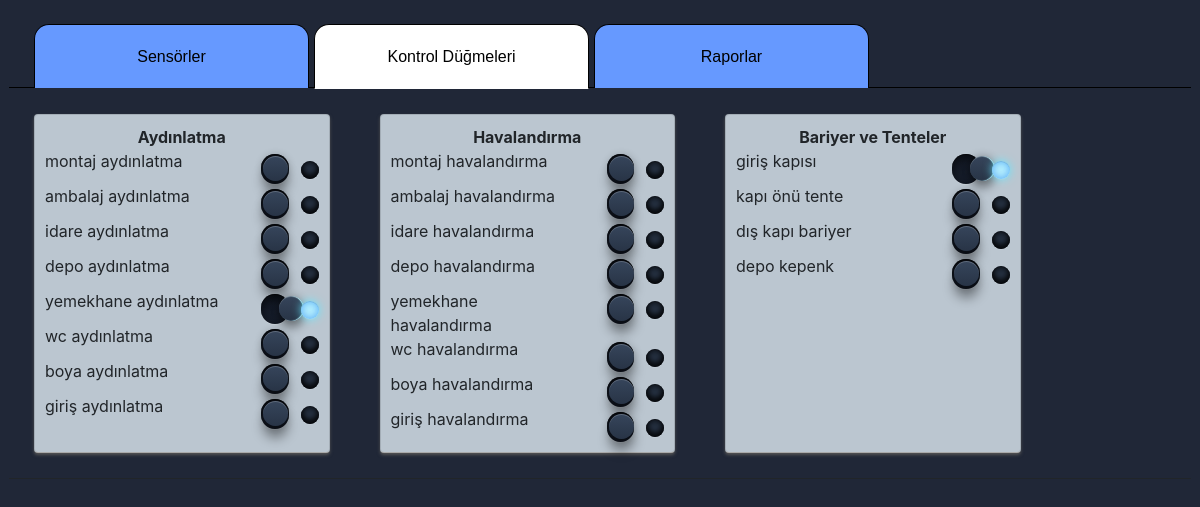
The app's page /control.php with its own data.
### tables this page shows
CREATE TABLE `demirbas_tipi` (
  `id` int(11) NOT NULL,
  `isim` varchar(100) NOT NULL,
  `tipteki_demirbas_sayisi` int(11) NOT NULL
);

CREATE TABLE `demirbas` (
  `id` int(11) NOT NULL,
  `isim` varchar(100) NOT NULL,
  `acik_kapali` tinyint(1) NOT NULL,
  `konum` int(11) NOT NULL,
  `demirbas_tipi` int(11) NOT NULL
);

### control.php (the view, shortened to what this page needs)
<html>
	<head>
		<link rel="stylesheet" type="text/css" href="https://stackpath.bootstrapcdn.com/bootstrap/4.1.1/css/bootstrap.min.css" />
	</head>
	<body>
		<div class="row">
			<div id="navbar">
				<div id="holder">
					<ul>
						<li><a href="/index.php">Sensörler</a></li>
						<li><a href="/control.php"  id="onlink">Kontrol Düğmeleri</a></li>
						<li><a href="/reports.php">Raporlar</a></li>
					</ul>
				</div>
			</div>
		</div>
		<div class="row" style="border-bottom:1px solid">
			<?php
				$mysqli = new mysqli("localhost", "root", "", "fabrika_yonetim");
				if ($mysqli->connect_errno) {
				    printf("Connect failed: %s\n", $mysqli->connect_error);
				    exit();
				} else {
					$mysqli->query("SET NAMES UTF8");
				}
				$query = "SELECT id,isim FROM demirbas_tipi";
				if ($result = $mysqli->query($query)) {
				    while ($row = $result->fetch_assoc()) { ?>
			<div class="card col-md-3" z-default="10" z-hover="30" style="display: block; margin: 25px; transition: box-shadow 0.15s; border-bottom: 1px solid rgb(170, 170, 170); padding: 10px; box-shadow: rgb(85, 85, 85) 0px 2px 3.33333px; background:#bbc6d0">
				<center><b><?php printf ("%s", $row["isim"]) ?></b></center>
				<div class="switches" >
					<?php $query = "SELECT id,isim,acik_kapali FROM demirbas WHERE demirbas_tipi ='".$row['id']."'";
						if ($demirbasResult = $mysqli->query($query)) {
						    while ($demirbas = $demirbasResult->fetch_assoc()) { ?>
					<div class="row" style="margin-right:0px">
						<div class="col-md-9" >
							<?php printf ("%s", $demirbas["isim"]) ?>
						</div>
						<div class="switch col-md-3">
							<input type="checkbox" <?php if($demirbas["acik_kapali"]) { echo 'checked'; } ?> demirbas-id="<?php printf ("%s", $demirbas["id"]) ?>" name="<?php printf ("%s", $demirbas["isim"]) ?>" onchange="toggleCheckbox(this)">
							<label for="toggle"><i></i></label>
							<span></span>
						</div>
					</div>
					<?php }} ?>
				</div>
			</div>
			<?php
				}
				}
				?>
		</div>
	</body>
</html>

### control.php (style rules this page uses)
body { margin:2%; background: #202737; }
#navbar { width:100%; }
#navbar #holder { height:64px; border-bottom:1px solid #000; width:100%; padding-left:25px; }
#navbar #holder ul { list-style:none; margin:0; padding:0; }
#navbar #holder ul li a { text-decoration:none; float:left; margin-right:5px; line-height:23px; font-family:"Arial Black", Gadget, sans-serif; color:#000; border:1px solid #000; border-bottom:none; padding:20px; width:275px; text-align:center; display:block; background:#69F; -moz-border-radius-topleft:15px; -moz-border-radius-topright:15px; -webkit-border-top-left-radius:15px; -webkit-border-top-right-radius:15px; }
#holder ul li a#onlink { background:#FFF; color:#000; border-bottom:1px solid #FFF; }
.switch { width: 120px; height: 30px; position: relative; margin-top: 5px; }
.switch label { display: block; width: 65%; height: 100%; position: relative; background: #1F2736; background: linear-gradient(#121823, #161d2b); border-radius: 30px 30px 30px 30px; box-shadow: inset 0 3px 8px 1px rgba(0,0,0,0.5), inset 0 1px 0 rgba(0,0,0,0.5), 0 1px 0 rgba(255,255,255,0.2); -webkit-transition: all .5s ease; transition: all .5s ease; }
.switch input ~ label i { display: block; height: 25px; width: 25px; position: absolute; left: 2px; top: 2px; z-index: 2; border-radius: inherit; background: #283446; background: linear-gradient(#36455b, #283446); box-shadow: inset 0 1px 0 rgba(255,255,255,0.2), 0 0 8px rgba(0,0,0,0.3), 0 12px 12px rgba(0,0,0,0.4); -webkit-transition: all .5s ease; transition: all .5s ease; }
.switch label + span { content: ""; display: inline-block; position: absolute; right: 0px; top: 7px; width: 18px; height: 18px; border-radius: 10px; background: #283446; background: gradient-gradient(#36455b, #283446); box-shadow: inset 0 1px 0 rgba(0,0,0,0.2), 0 1px 0 rgba(255,255,255,0.1), 0 0 10px rgba(185,231,253,0), inset 0 0 8px rgba(0,0,0,0.9), inset 0 -2px 5px rgba(0,0,0,0.3), inset 0 -5px 5px rgba(0,0,0,0.5); -webkit-transition: all .5s ease; transition: all .5s ease; z-index: 2; }
.switch input:checked ~ label + span { content: ""; display: inline-block; position: absolute; width: 18px; height: 18px; border-radius: 10px; -webkit-transition: all .5s ease; transition: all .5s ease; z-index: 2; background: #b9f3fe; background: gradient-gradient(#ffffff, #77a1b9); box-shadow: inset 0 1px 0 rgba(0,0,0,0.1), 0 1px 0 rgba(255,255,255,0.1), 0 0 10px rgba(100,231,253,1), inset 0 0 8px rgba( 61,157,247,0.8), inset 0 -2px 5px rgba(185,231,253,0.3), inset 0 -3px 8px rgba(185,231,253,0.5); }
.switch input:checked ~ label i { left: auto; left: 63%; box-shadow: inset 0 1px 0 rgba(255,255,255,0.2), 0 0 8px rgba(0,0,0,0.3), 0 8px 8px rgba(0,0,0,0.3), inset -1px 0 1px #b9f3fe; -webkit-transition: all .5s ease; transition: all .5s ease; }

### records on screen
demirbas_tipi: isim "Aydınlatma"
demirbas: isim "montaj aydınlatma"
demirbas: isim "ambalaj aydınlatma"
demirbas: isim "idare aydınlatma"
demirbas: isim "depo aydınlatma"
demirbas: isim "yemekhane aydınlatma"
demirbas: isim "wc aydınlatma"
demirbas: isim "boya aydınlatma"
demirbas: isim "giriş aydınlatma"
demirbas_tipi: isim "Havalandırma"
demirbas: isim "montaj havalandırma"
demirbas: isim "ambalaj havalandırma"
demirbas: isim "idare havalandırma"
demirbas: isim "depo havalandırma"
demirbas: isim "yemekhane havalandırma"
demirbas: isim "wc havalandırma"
demirbas: isim "boya havalandırma"
demirbas: isim "giriş havalandırma"
demirbas_tipi: isim "Bariyer ve Tenteler"
demirbas: isim "giriş kapısı"
demirbas: isim "kapı önü tente"
demirbas: isim "dış kapı bariyer"
demirbas: isim "depo kepenk"
